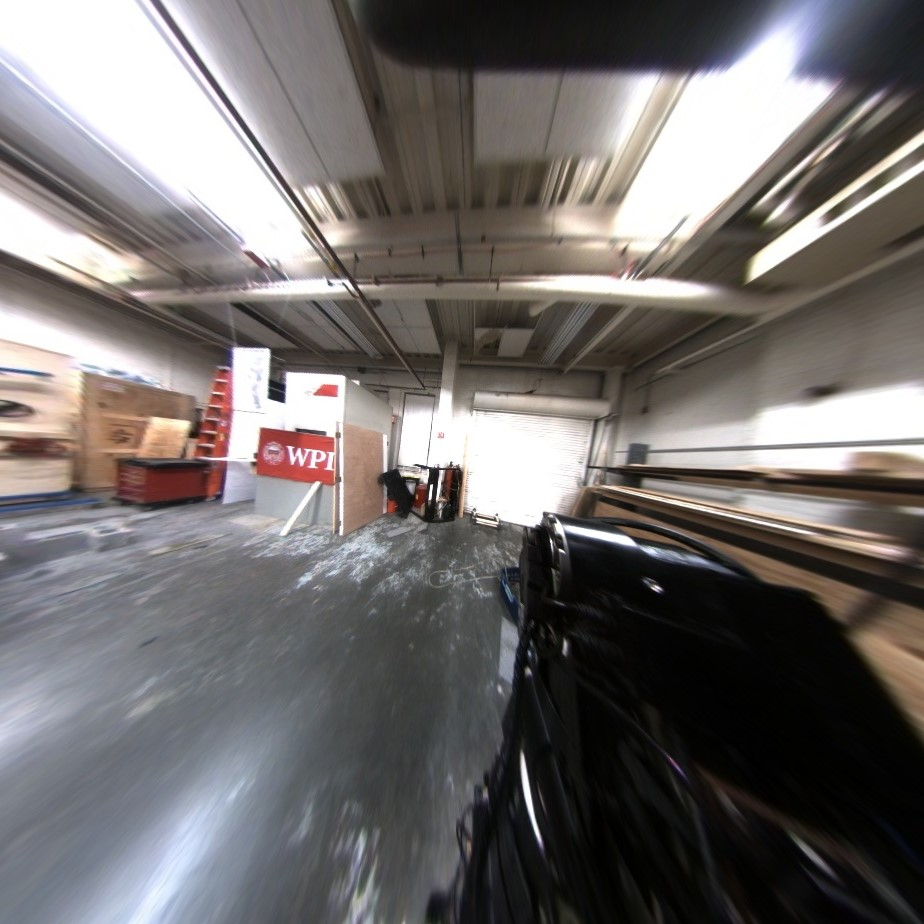
//> input picture sphere_map/build/l_undistorted_perspective.jpg, 924 x 924 px
$ ./cylinder_map   (built with g++ and OpenCV 4)
//> lines starting //> are read from the running program, lines starting //| are printed output that depends on the picture
//> further down, img is the input picture: 924 rows x 924 cols, CV_8UC3; mean B, G, R 107.9, 108.9, 113.1
### Image_Stitching/ZMTY.H
#ifndef ZMTY_H
#define ZMTY_H
#include <math.h>
#include <stdio.h>
#define PI 3.14159265358979

class ZMTY
{
public:double x,y;
	   double x1,y1;
public:void ZMTYInitial(int newW,int newH,int newn);
	   void ZMTYCaculate1(double newx,double newy);
	   void ZMTYCaculate2(double newx,double newy);

	   void ZMTYfCaculate1(double newx1,double newy1);
       void ZMTYfCaculate2(double newx1,double newy1);

protected:int W,H;
		  int n;
private:double hfov;
		double f;
		double u,v,w;
		double t;

};
#endif

### Image_Stitching/ZMTY.cpp
#include "ZMTY.h"
#include <stdio.h>
#include <math.h>
#define  PI 3.14159265358979
void ZMTY::ZMTYInitial(int newW,int newH,int newn)
{
	W=newW;
	H=newH;
	n=newn;
	hfov=2*PI/n;
	f=W/2/tan(hfov/2);
}
/////////////////////////////////////////////////
// [10 lines left out: function ZMTYCaculate1, not called in this run]
void ZMTY::ZMTYfCaculate1(double newx1,double newy1)
{
	x1=newx1;
	y1=newy1;
	x=f*tan(x1/f-hfov/2)+W/2;
	y=(y1-H/2)*sqrt((x-W/2)*(x-W/2)+f*f)/f+H/2;
}
/////////////////////////////////////////////////
// [13 lines left out: functions ZMTYCaculate2, ZMTYfCaculate2, not called in this run]
/////////////////////////////////////////////////

### sphere_map/cylinder_map.cpp
#include "ZMTY.h"
#include "opencv2/highgui/highgui.hpp"
#include "opencv2/imgproc/imgproc.hpp"
#include <iostream>
#include <stdio.h>
using namespace cv;
using namespace std;

IplImage* doZMBH(IplImage* in,int n)
{
//> called with n = 4
	ZMTY example;
	example.ZMTYInitial(in->width,in->height,n);
	IplImage* out =cvCreateImage(cvSize(in->width,in->height),in->depth,in->nChannels);
	CvScalar s0;
	CvScalar s1;
	CvScalar s2;
	CvScalar s3;
	CvScalar s4;

	for (double i=0;i<out->height;i++)
	{
		for (double j=0;j<out->width;j++)
		{
			example.ZMTYfCaculate1(j,i);
            if (example.x>0&&example.x<in->width-1&&example.y>0&&example.y<in->height-1)
            {
				double u,v;
				u=example.x-int(example.x);v=example.y-int(example.y);
				s0=cvGet2D(in,int(example.y),int(example.x));
				s1=cvGet2D(in,int(example.y),int(example.x)+1);
				s2=cvGet2D(in,int(example.y)+1,int(example.x));
				s3=cvGet2D(in,int(example.y)+1,int(example.x)+1);
                for (int rgb=0;rgb<3;rgb++)
                {
					s4.val[rgb]=int((1-u)*(1-v)*s0.val[rgb]+(1-u)*v*s1.val[rgb]+u*(1-v)*s2.val[rgb]+u*v*s3.val[rgb]);
                }

				cvSet2D(out,i,j,s4);
            }
			if (example.x==in->width-1||example.y==in->height-1)
			{
				s4=cvGet2D(in,int(example.y),int(example.x));
				cvSet2D(out,i,j,s4);
			}
		}
	}
//> this loop made 924 passes
//> (s3, s4) on passes 8, 12, 13: (Scalar(12, 14, 14), Scalar(12, 13, 13, 1.31e-314)), (Scalar(11, 16, 15), Scalar(10, 15, 14, 1.31e-314)), (Scalar(12, 14, 14), Scalar(12, 13, 13, 1.31e-314))
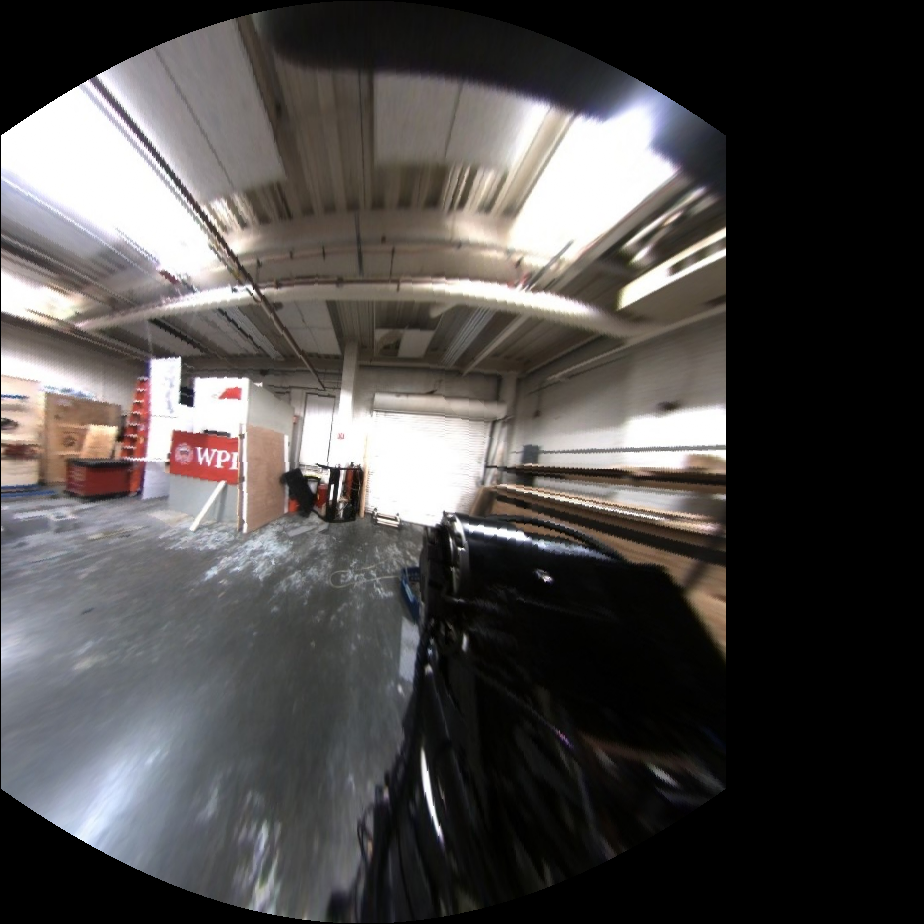
//> out: 924 rows x 924 cols, CV_8UC3; mean B, G, R 72.9, 73.8, 76.7
//> after the loop, s0 = Scalar(50, 42, 42); s1 = Scalar(49, 41, 41); s2 = Scalar(50, 42, 42); s3 = Scalar(49, 41, 41); s4 = Scalar(49, 41, 41, 1.31e-314)
	return(out);
};


int main(int argc, char* argv[])
{
	Mat img=imread("l_undistorted_perspective.jpg",1);
	imshow("raw image",img);
	IplImage* src =new IplImage(img);
	IplImage* out=doZMBH(src,4);
	Mat imgMat(out);
	imshow("cylinder image",imgMat);
	waitKey();
	return 0;
}
